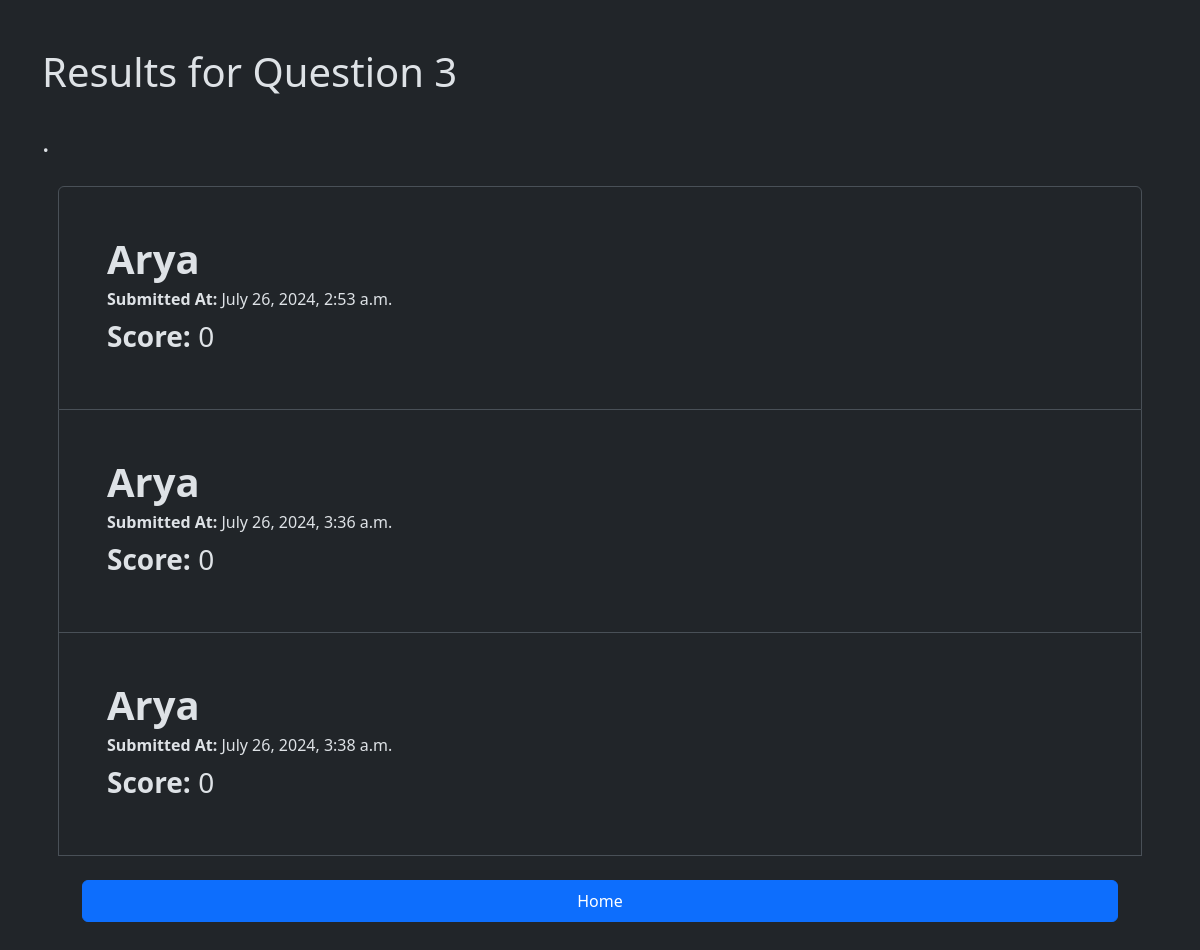
The app's page /poll/7/results/ with its own data.
### home/models.py (models this page shows, shortened)
class Poll(models.Model):
    title = models.CharField(max_length=200)
    description = models.TextField()
    created_at = models.DateTimeField(auto_now_add=True)
    valid_till = models.DateTimeField()
    quiz_visible = models.BooleanField(default=False)
    quiz_complete =  models.BooleanField(default=False)

class Response(models.Model):
    user_info = models.ForeignKey(UserInfo, on_delete=models.CASCADE)
    poll = models.ForeignKey(Poll, on_delete=models.CASCADE)
    score = models.IntegerField(default=0)
    submit_time = models.DateTimeField(auto_now_add=True,null=True ,blank=True)  # Changed to DateTimeField for precision

class UserInfo(models.Model):
    name = models.CharField(max_length=100)
    phone_number = models.CharField(max_length=15)

### home/views.py (the view)
# urls.py: path('poll/<int:poll_id>/results/', views.poll_results, name='poll_results'),
def poll_results(request, poll_id):
    poll = get_object_or_404(Poll, pk=poll_id)
    responses = Response.objects.filter(poll=poll).order_by('submit_time','-score')
    return render(request, 'polls/poll_results.html', {'poll': poll, 'responses': responses , 'quiz_complete': poll.quiz_complete})

### home/templates/polls/poll_results.html (shortened to what this page needs)
{% extends "layout.html" %}
{% block content %}
<div class="container mt-5">
    <h1 class="mb-4">Results for {{ poll.title }}</h1>
    <p class='fs-3'>{{ poll.description }}</p>
    <div class="list-group p-2 m-2">
        {% if quiz_complete %}
            {% if responses %}
                {% for response in responses %}
                    <div class="list-group-item p-5">
                        <h5 class="mb-1 fs-1 fw-bold text-capitalize">{{ response.user_info.name }}</h5>
                        <p class="mb-1"><strong>Submitted At:</strong> {{ response.submit_time }}</p>
                        <p class="mb-1 fs-3"><strong>Score:</strong> {{ response.score }}</p>
                    </div>
                {% endfor %}
            {% else %}
                <div>No responses found.</div>
            {% endif %}
        {% else %}
            <div>Response submitted, waiting for results...</div>
        {% endif %}
        <a href="{% url 'index' %}" class='btn btn-primary m-4 p-2'>Home</a>
    </div>
</div>
{% endblock %}

### records on screen
Poll: title "Question 3", description "."
Response: user_info.name "Arya", submit_time "July 26, 2024, 2:53 a.m.", score "0"
Response: user_info.name "Arya", submit_time "July 26, 2024, 3:36 a.m.", score "0"
Response: user_info.name "Arya", submit_time "July 26, 2024, 3:38 a.m.", score "0"
